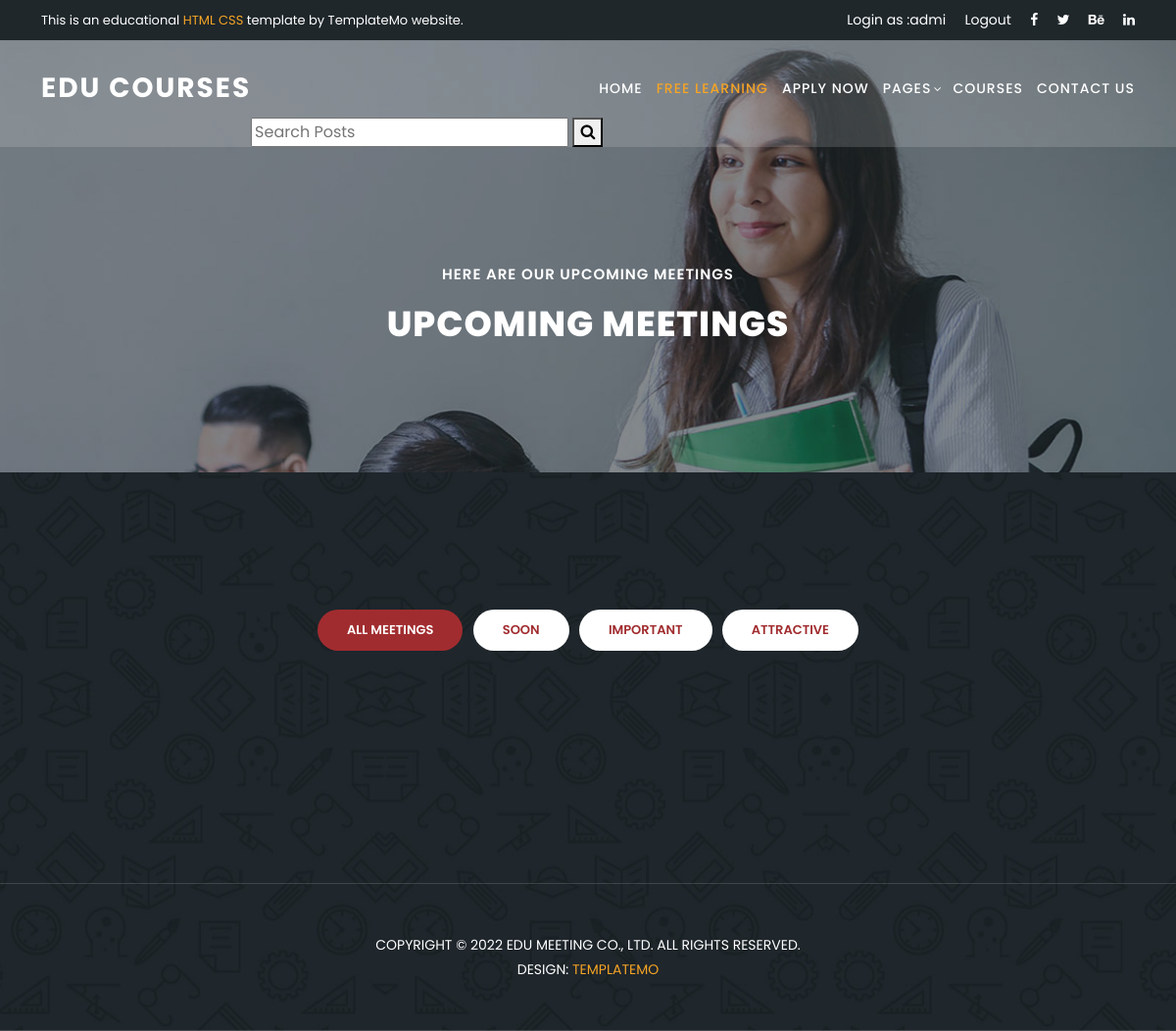
Before: /blog/liked-courses/ (signed in) with the older database file.
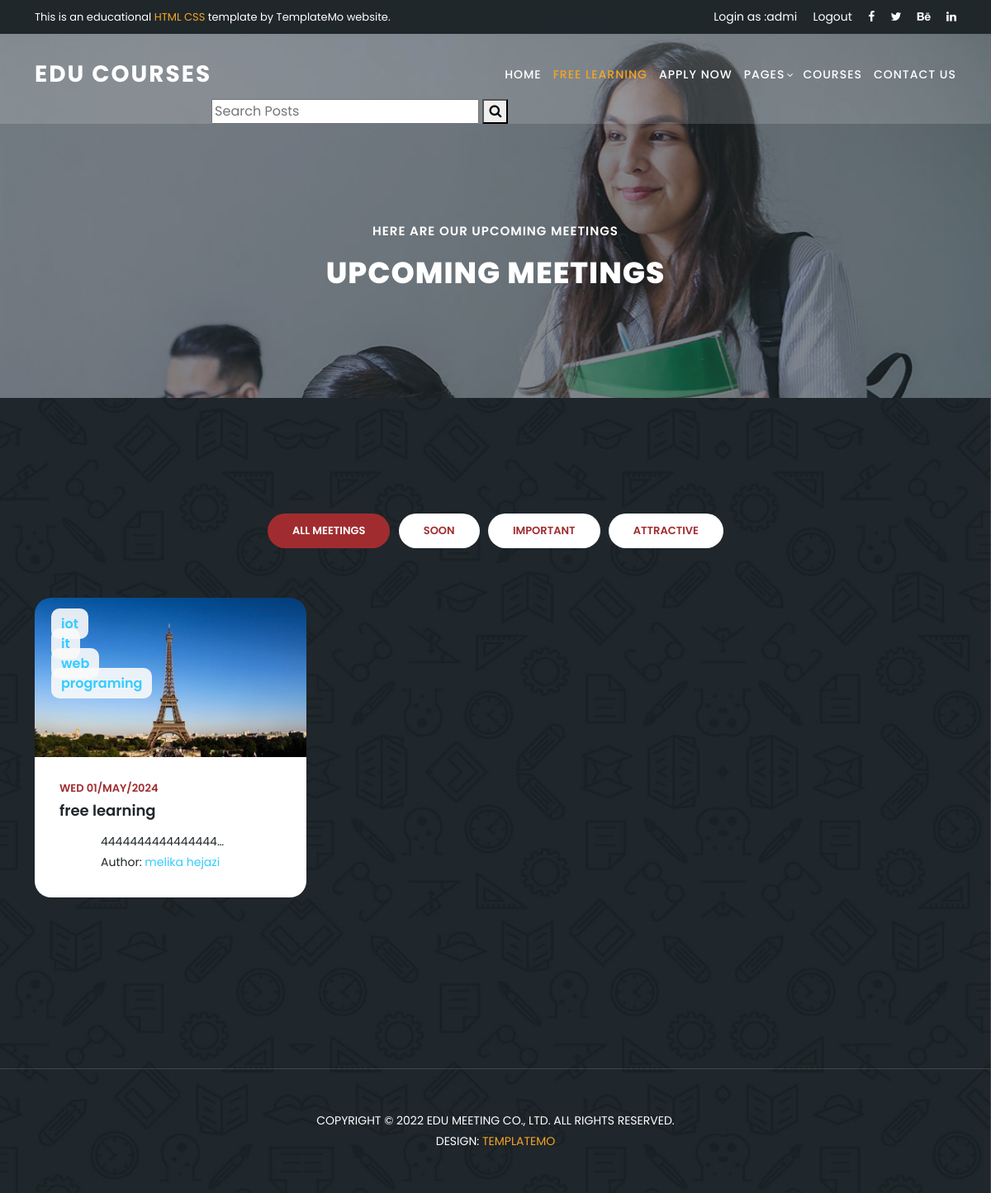
After: the same page with the newer database file.
### blog/models.py (models this page shows, shortened)
class Category(models.Model):
    name = models.CharField(max_length=255)

class Post(models.Model):
    image = models.ImageField(upload_to='blog/', default='blog/default.jpg')
    tags = TaggableManager(blank=True)
    category = models.ManyToManyField(Category)
    author = models.ForeignKey(User, on_delete=models.SET_NULL, null=True)
    title = models.CharField(max_length=255)
    content = models.TextField()
    counted_view = models.IntegerField(default=0)
    status = models.BooleanField(default=False)
    created_date = models.DateTimeField(auto_now_add=True)
    updated_date = models.DateTimeField(auto_now=True)
    published_date = models.DateTimeField(null=True)
    like = models.IntegerField(default=0)
    dislike = models.IntegerField(default=0)
    class Meta:
        ordering = ["-created_date"]

### blog/views.py (the view)
# urls.py: path("liked-courses/", liked_courses_blog, name='liked-courses'),
def liked_courses_blog(request):
    user = request.user.id
    liked_post = Likes.objects.filter(user_id=user).values('post_id')
    print(liked_post)
    all_post = []
    for post in liked_post:
        all_post += (Post.objects.filter(id=post.get('post_id')))
    context = {"posts": all_post}
    return render(request, "blog/home.html", context)

### templates/blog/home.html (shortened to what the changed rows need)
{% load static %}
{% load humanize %}
<!DOCTYPE html>
<html lang="en">
<head>
  <link href="{% static 'vendor/bootstrap/css/bootstrap.min.css' %}" rel="stylesheet">
  <link rel="stylesheet" href="{% static 'assets/css/fontawesome.css' %}">
  <link rel="stylesheet" href="{% static 'assets/css/templatemo-edu-meeting.css' %}">
  <link rel="stylesheet" href="{% static 'assets/css/owl.css' %}">
  <link rel="stylesheet" href="{% static 'assets/css/lightbox.css' %}">
</head>
<body>
  <section class="heading-page header-text" id="top">
    <div class="container">
      <div class="row">
        <div class="col-lg-12">
          <h2>Upcoming Meetings</h2>
        </div>
      </div>
    </div>
  </section>
  <section class="meetings-page" id="meetings">
    <div class="container">
      <div class="row">
        <div class="col-lg-12">
          <div class="row">
            <div class="col-lg-12">
              <div class="row grid">
                {% for post in posts%}
                <div class="col-lg-4 templatemo-item-col all imp">
                  <div class="meeting-item">
                    <div class="thumb">
                      <div class="price">
                        {% for cat in post.category.all %}
                        <span>
                          <a href="{% url 'blog:category' cat_name=cat.name %}">{{cat.name}}</a>
                        </span><br>
                        {% endfor %}
                      </div>
                      <a href="{% url 'blog:single' pid=post.id %}"><img src="{{post.image.url}}" alt=""></a>
                    </div>
                    <div class="down-content">
                      <div class="date">
                        <h6>{{post.published_date|date:'D d/M/Y'}}</h6>
                      </div><br>
                      <a href="{% url 'blog:single' pid=post.id %}">
                        <h4>{{post.title}}</h4>
                      </a>
                      <br>
                      {{post.content|safe|truncatechars:20}}
                      <br>
                      Author:
                      <a
                        href="{% url 'blog:author' author_username=post.author.username %}">{{post.author.get_full_name}}</a>
                      <br>
                    </div>
                  </div>
                </div>
                {% endfor %}
              </div>
            </div>
          </div>
        </div>
      </div>
    </div>
  </section>
</body>
</body>
</html>

Changed rows visible on the page:
now on this page (row edited): Post: image (placeholder picture), published_date "WED 01/MAY/2024", title "free learning", content "4444444444444444…", author.get_full_name "melika hejazi"
now on this page (row unchanged): Category: name "iot"
now on this page (row unchanged): Category: name "it"
now on this page (row unchanged): Category: name "web"
now on this page (row unchanged): Category: name "programing"
